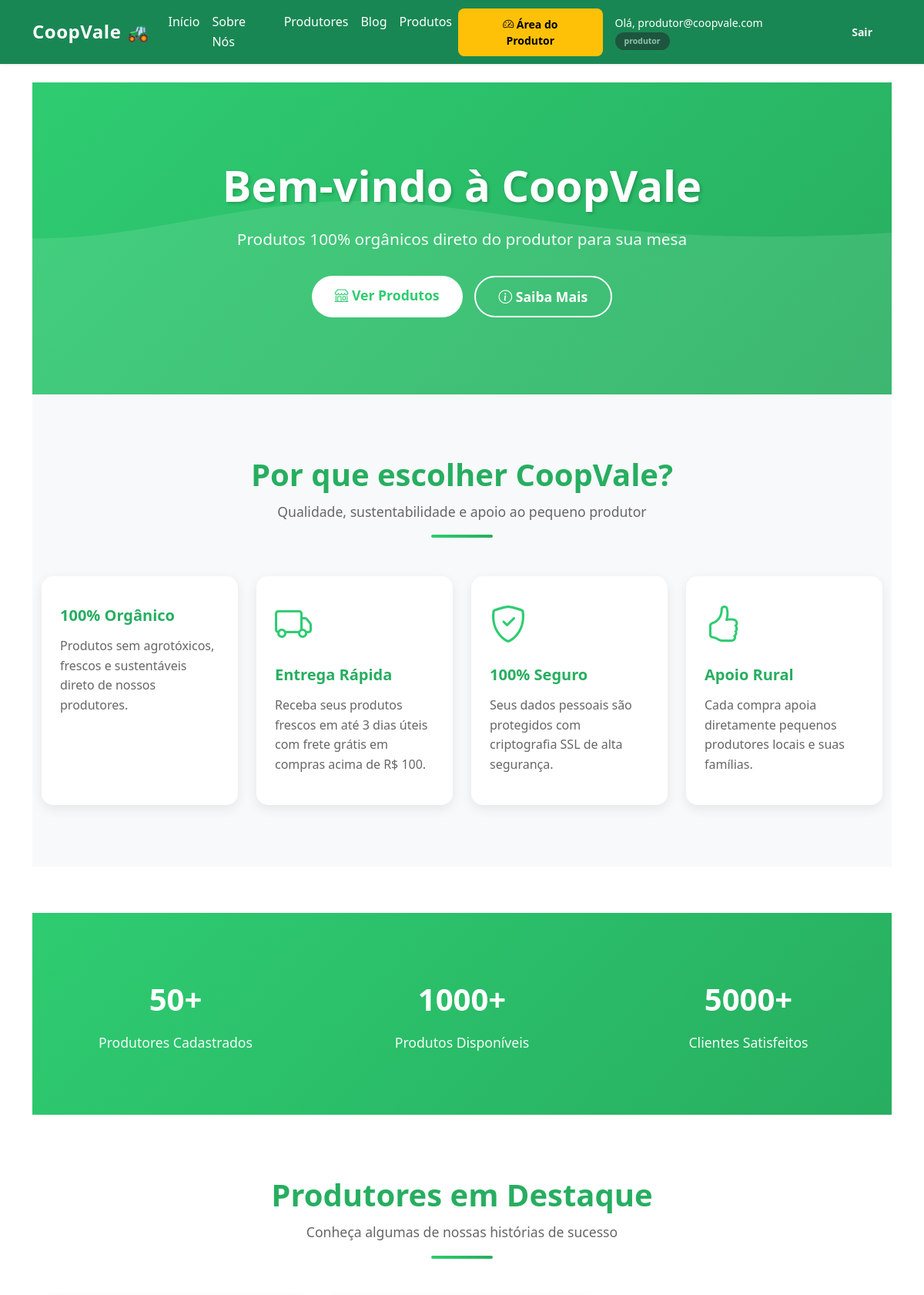
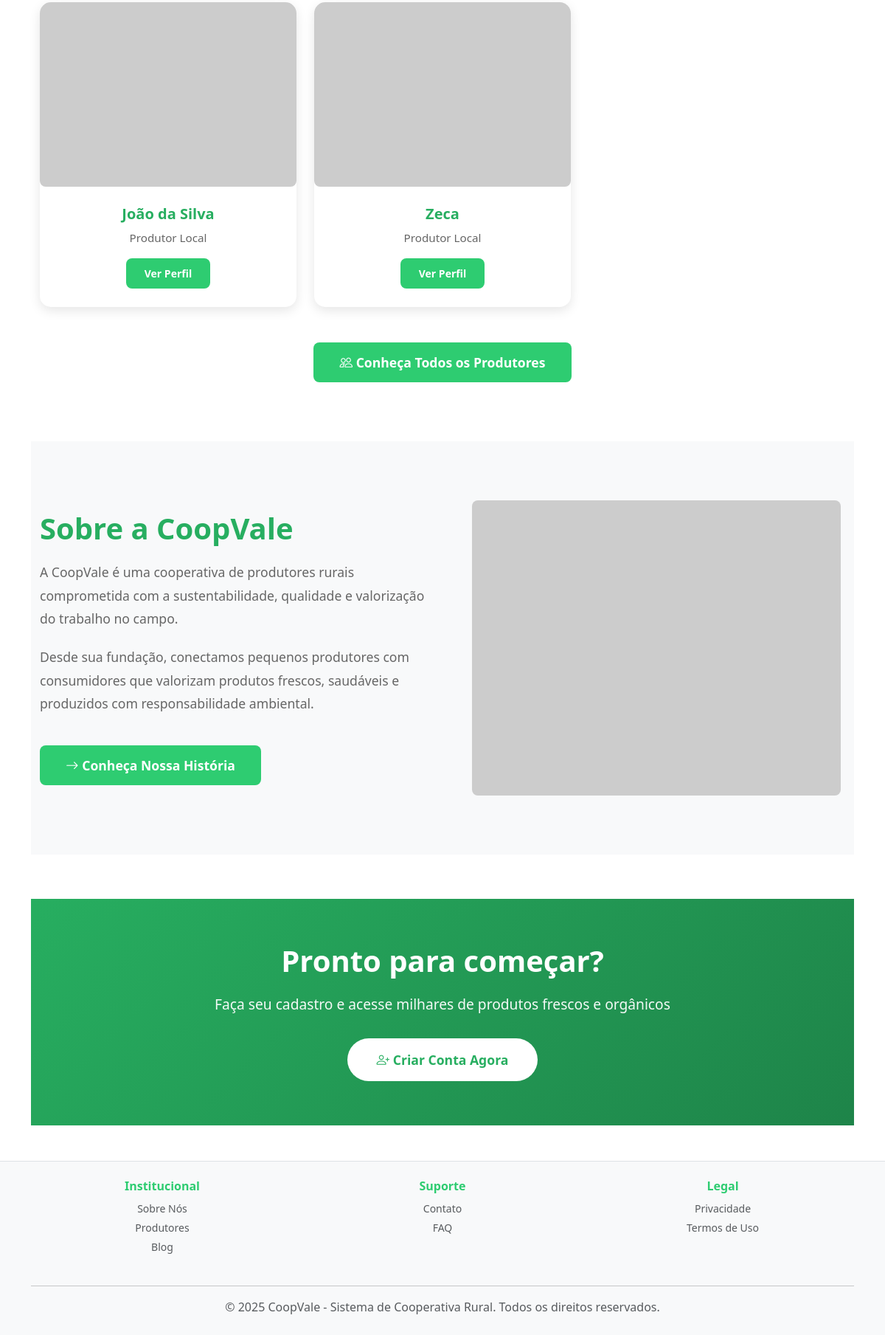
The page /institucional/home (signed in) on the database its author committed (2 pictures, top to bottom).
### app/models/models.py (models this page shows)
class Usuario(db.Model, UserMixin):
    id = db.Column(db.Integer, primary_key=True)
    email = db.Column(db.String(120), unique=True, nullable=False)
    senha_hash = db.Column(db.String(255), nullable=False)
    tipo_usuario = db.Column(db.String(20), nullable=False)
    ativo = db.Column(db.Boolean, default=True)
    produtor = db.relationship("Produtor", backref="usuario", uselist=False)
    cliente = db.relationship("Cliente", backref="usuario", uselist=False)
    @property
    def is_active(self):
        return self.ativo

class Produtor(db.Model):
    id = db.Column(db.Integer, primary_key=True)
    usuario_id = db.Column(db.Integer, db.ForeignKey(
        "usuario.id"), unique=True, nullable=False)
    nome = db.Column(db.String(100), nullable=False)
    cpf = db.Column(db.String(14))
    telefone = db.Column(db.String(20))
    endereco = db.Column(db.Text)
    certificacoes = db.Column(db.Text)
    produtos = db.relationship("Produto", backref="produtor", lazy=True)
    categorias = db.relationship('Categoria', secondary=produtor_categoria,
                                 lazy='subquery', backref=db.backref('produtores', lazy=True))

### app/blueprints/institucional/routes.py (the view)
@institucional_bp.route('/home')
def home():
    produtores_destaque = Produtor.query.join(Usuario).filter(Usuario.ativo == True).limit(3).all()
    return render_template('institucional/home.html', produtores=produtores_destaque)

### app/templates/institucional/home.html (shortened to what this page needs)
{% extends "base.html" %}
{% block conteudo %}
<section class="hero-section">
    <div class="hero-content">
        <div class="container">
            <h1>Bem-vindo à CoopVale</h1>
            <p>Produtos 100% orgânicos direto do produtor para sua mesa</p>
            <div class="hero-buttons">
                <a href="{{ url_for('produtos.listar_produtos') }}" class="btn btn-hero btn-hero-primary">
                    <i class="bi bi-shop"></i> Ver Produtos
                </a>
                <a href="{{ url_for('institucional.sobre') }}" class="btn btn-hero btn-hero-secondary">
                    <i class="bi bi-info-circle"></i> Saiba Mais
                </a>
            </div>
        </div>
    </div>
</section>
<section class="featured-section">
    <div class="container">
        <div class="section-title">
            <h2>Por que escolher CoopVale?</h2>
            <p>Qualidade, sustentabilidade e apoio ao pequeno produtor</p>
            <div class="title-underline"></div>
        </div>
        <div class="row g-4">
            <div class="col-md-6 col-lg-3">
                <div class="card card-feature p-4">
                    <h5>100% Orgânico</h5>
                    <p>Produtos sem agrotóxicos, frescos e sustentáveis direto de nossos produtores.</p>
                </div>
            </div>
            <div class="col-md-6 col-lg-3">
                <div class="card card-feature p-4">
                    <div class="card-feature-icon">
                        <i class="bi bi-truck"></i>
                    </div>
                    <h5>Entrega Rápida</h5>
                    <p>Receba seus produtos frescos em até 3 dias úteis com frete grátis em compras acima de R$ 100.</p>
                </div>
            </div>
            <div class="col-md-6 col-lg-3">
                <div class="card card-feature p-4">
                    <div class="card-feature-icon">
                        <i class="bi bi-shield-check"></i>
                    </div>
                    <h5>100% Seguro</h5>
                    <p>Seus dados pessoais são protegidos com criptografia SSL de alta segurança.</p>
                </div>
            </div>
            <div class="col-md-6 col-lg-3">
                <div class="card card-feature p-4">
                    <div class="card-feature-icon">
                        <i class="bi bi-hand-thumbs-up"></i>
                    </div>
                    <h5>Apoio Rural</h5>
                    <p>Cada compra apoia diretamente pequenos produtores locais e suas famílias.</p>
                </div>
            </div>
        </div>
    </div>
</section>
<section class="stats-section">
    <div class="container">
        <div class="row text-center">
            <div class="col-md-4">
                <div class="stat-item">
                    <div class="stat-number">50+</div>
                    <div class="stat-label">Produtores Cadastrados</div>
                </div>
            </div>
            <div class="col-md-4">
                <div class="stat-item">
                    <div class="stat-number">1000+</div>
                    <div class="stat-label">Produtos Disponíveis</div>
                </div>
            </div>
            <div class="col-md-4">
                <div class="stat-item">
                    <div class="stat-number">5000+</div>
                    <div class="stat-label">Clientes Satisfeitos</div>
                </div>
            </div>
        </div>
    </div>
</section>
<section class="produtores-section">
    <div class="container">
        <div class="section-title">
            <h2>Produtores em Destaque</h2>
            <p>Conheça algumas de nossas histórias de sucesso</p>
            <div class="title-underline"></div>
        </div>
        <div class="row g-4">
            {% if produtores %}
                {% for produtor in produtores %}
                <div class="col-md-6 col-lg-4">
                    <div class="card produtor-card">
                        <img src="https://via.placeholder.com/400x250?text={{ produtor.nome }}" alt="{{ produtor.nome }}">
                        <div class="produtor-info">
                            <h5>{{ produtor.nome }}</h5>
                            <p>{{ produtor.especialidade if produtor.especialidade else 'Produtor Local' }}</p>
                            <a href="{{ url_for('produtor.ver_perfil') }}" class="btn btn-sm btn-success mt-3">
                                Ver Perfil
                            </a>
                        </div>
                    </div>
                </div>
                {% endfor %}
            {% else %}
                <div class="col-12">
                    <div class="alert alert-info text-center">
                        <p>Produtores em destaque em breve!</p>
                    </div>
                </div>
            {% endif %}
        </div>
        <div class="text-center mt-5">
            <a href="{{ url_for('institucional.produtores') }}" class="btn btn-success btn-lg">
                <i class="bi bi-people"></i> Conheça Todos os Produtores
            </a>
        </div>
    </div>
</section>
<section class="about-preview">
    <div class="container">
        <div class="about-content">
            <div class="about-text col-lg-6">
                <h2>Sobre a CoopVale</h2>
                <p>A CoopVale é uma cooperativa de produtores rurais comprometida com a sustentabilidade, qualidade e valorização do trabalho no campo.</p>
                <p>Desde sua fundação, conectamos pequenos produtores com consumidores que valorizam produtos frescos, saudáveis e produzidos com responsabilidade ambiental.</p>
                <a href="{{ url_for('institucional.sobre') }}" class="btn btn-success btn-lg">
                    <i class="bi bi-arrow-right"></i> Conheça Nossa História
                </a>
            </div>
            <div class="col-lg-6">
                <img src="https://via.placeholder.com/500x400?text=CoopVale" alt="CoopVale" class="img-fluid">
            </div>
        </div>
    </div>
</section>
<section class="cta-section">
    <div class="container">
        <h2>Pronto para começar?</h2>
        <p>Faça seu cadastro e acesse milhares de produtos frescos e orgânicos</p>
        <a href="{{ url_for('auth.registro') }}" class="btn-cta">
            <i class="bi bi-person-plus"></i> Criar Conta Agora
        </a>
    </div>
</section>
{% endblock %}

### app/templates/base.html (shortened to what this page needs)
<!DOCTYPE html>
<html lang="pt-br">
<head>
    <link href="https://cdn.jsdelivr.net/npm/bootstrap@5.3.0/dist/css/bootstrap.min.css" rel="stylesheet">
    <link rel="stylesheet" href="https://cdn.jsdelivr.net/npm/bootstrap-icons@1.10.5/font/bootstrap-icons.css">
    <link rel="stylesheet" href="{{ url_for('static', filename='style.css') }}">
</head>
<body>
    <nav class="navbar navbar-expand-lg navbar-dark bg-success mb-4 shadow-sm">
        <div class="container">
            <a class="navbar-brand fw-bold" href="{{ url_for('institucional.home') }}">CoopVale 🚜</a>
            <div class="collapse navbar-collapse" id="navbarNav">
                <ul class="navbar-nav me-auto">
                    <li class="nav-item"><a class="nav-link text-white" href="{{ url_for('institucional.home') }}">Início</a></li>
                    <li class="nav-item"><a class="nav-link text-white" href="{{ url_for('institucional.sobre') }}">Sobre Nós</a></li>
                    <li class="nav-item"><a class="nav-link text-white" href="{{ url_for('institucional.produtores') }}">Produtores</a></li>
                    <li class="nav-item"><a class="nav-link text-white" href="{{ url_for('institucional.blog') }}">Blog</a></li>
                    <li class="nav-item"><a class="nav-link text-white" href="{{ url_for('produtos.listar_produtos') }}">Produtos</a></li>
                </ul>
                <div class="d-flex align-items-center gap-2">
                    {% if current_user.is_authenticated %}
                    {% if current_user.tipo_usuario == 'produtor' %}
                    <a href="{{ url_for('produtor.painel') }}" class="btn btn-warning btn-sm fw-bold">
                        <i class="bi bi-speedometer2"></i> Área do Produtor
                    </a>
                    {% endif %}
                    <span class="text-white ms-2 small">
                        Olá, {{ current_user.email }}
                        <span class="badge bg-dark opacity-50">{{ current_user.tipo_usuario }}</span>
                    </span>
                    <a href="{{ url_for('auth.logout') }}" class="btn btn-outline-light btn-sm ms-2">Sair</a>
                    {% else %}
                    <a href="{{ url_for('auth.login') }}" class="btn btn-light btn-sm">Entrar</a>
                    <a href="{{ url_for('auth.registro') }}" class="btn btn-outline-light btn-sm">Criar Conta</a>
                    {% endif %}
                </div>
            </div>
        </div>
    </nav>
    <div class="container" style="min-height: 80vh;">
        {% block conteudo %}{% endblock %}
    </div>
    <footer class="bg-light text-center py-4 mt-5 border-top">
        <div class="container">
            <div class="row mb-4">
                <div class="col-md-4 text-center">
                    <h6 class="fw-bold text-success mb-2">Institucional</h6>
                    <ul style="list-style: none; padding: 0;">
                        <li><a href="{{ url_for('institucional.sobre') }}" class="text-muted text-decoration-none small">Sobre Nós</a></li>
                        <li><a href="{{ url_for('institucional.produtores') }}" class="text-muted text-decoration-none small">Produtores</a></li>
                        <li><a href="{{ url_for('institucional.blog') }}" class="text-muted text-decoration-none small">Blog</a></li>
                    </ul>
                </div>
                <div class="col-md-4 text-center">
                    <h6 class="fw-bold text-success mb-2">Suporte</h6>
                    <ul style="list-style: none; padding: 0;">
                        <li><a href="{{ url_for('institucional.contato') }}" class="text-muted text-decoration-none small">Contato</a></li>
                        <li><a href="{{ url_for('institucional.faq') }}" class="text-muted text-decoration-none small">FAQ</a></li>
                    </ul>
                </div>
                <div class="col-md-4 text-center">
                    <h6 class="fw-bold text-success mb-2">Legal</h6>
                    <ul style="list-style: none; padding: 0;">
                        <li><a href="{{ url_for('institucional.privacidade') }}" class="text-muted text-decoration-none small">Privacidade</a></li>
                        <li><a href="{{ url_for('institucional.termos') }}" class="text-muted text-decoration-none small">Termos de Uso</a></li>
                    </ul>
                </div>
            </div>
            <hr>
            <p class="text-muted mb-0">© 2025 CoopVale - Sistema de Cooperativa Rural. Todos os direitos reservados.</p>
        </div>
    </footer>
</body>
</html>

### app/static/style.css (style rules this page uses)
:root { --primary-color: #2ecc71; --primary-dark: #27ae60; --secondary-color: #f39c12; --light-bg: #f8f9fa; --border-color: #e0e0e0; --text-dark: #333; --text-muted: #666; }
* { margin: 0; padding: 0; box-sizing: border-box; }
html, body { height: 100%; }
body { font-family: 'Segoe UI', Tahoma, Geneva, Verdana, sans-serif; color: var(--text-dark); background-color: #fff; line-height: 1.6; }
.navbar { box-shadow: 0 2px 10px rgba(0, 0, 0, 0.1); transition: all 0.3s ease; }
.navbar-brand { font-size: 1.5rem; letter-spacing: 0.5px; }
.btn { border-radius: 8px; font-weight: 600; transition: all 0.3s ease; border: none; padding: 10px 25px; }
.btn-success { background-color: var(--primary-color); border-color: var(--primary-color); }
.btn-lg { padding: 14px 35px; font-size: 1.1rem; }
.card { border: none; border-radius: 12px; box-shadow: 0 2px 10px rgba(0, 0, 0, 0.08); transition: all 0.3s ease; }
a { color: var(--primary-color); text-decoration: none; transition: all 0.3s ease; }
.badge { padding: 6px 12px; border-radius: 20px; font-weight: 600; }
footer { margin-top: auto; background-color: var(--light-bg); border-top: 1px solid var(--border-color); }
footer a { color: var(--text-muted); }
.text-success { color: var(--primary-color) !important; }
.shadow-sm { box-shadow: 0 1px 3px rgba(0, 0, 0, 0.1) !important; }
img { max-width: 100%; height: auto; border-radius: 8px; }
::placeholder { color: #999; opacity: 0.7; }

### rows shown on the page
Usuario: email "produtor@coopvale.com", tipo_usuario "produtor"
Produtor: nome "João da Silva", especialidade "Produtor Local"
Produtor: nome "Zeca", especialidade "Produtor Local"
